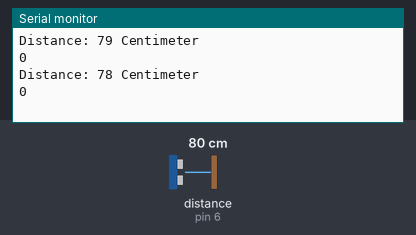
The sketch below on a simulated Arduino Uno, built with avr-gcc and run on an emulated ATmega328P. Shown: the last lines printed to the serial monitor. Wiring (inferred from the names in the program): ultrasonic range finder: trigger pin 5; echo pin 6. The inputs (shaded band) are chosen by the test bench; at power-on: distance to the obstacle (sensor on pin 6) 80 cm. The echo pulse lasts 58.3 µs per cm; WiFi joins after 1.5 s; servers stay silent unless stated.

Above: at 1.8 s.
1.9 s: distance to the obstacle (sensor on pin 6) set to 2 cm
At 2.8 s:
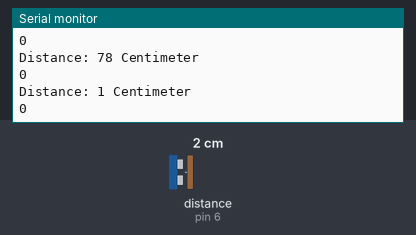
3.4 s: distance to the obstacle (sensor on pin 6) set to 4 cm
At 4.8 s:
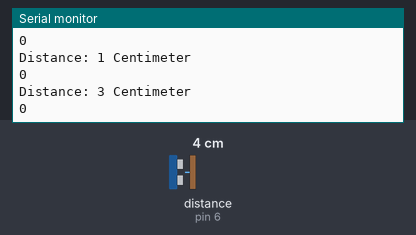
Timing chart, 0 to 6.4 s (numbered marks = the images above; inputs shaded):
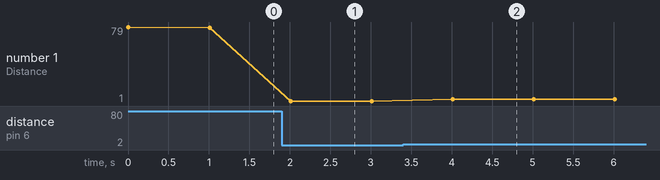

Measured:
- after the input at 1.9 s, the serial monitor: prints a new line after 0.11 s (image 1)
- after the input at 3.4 s, the serial monitor: prints a new line after 0.61 s (image 2)
- plotted number 1: 78 → 1 after the input at 1.9 s, 1 → 3 after the input at 3.4 s

The sketch:

Client2_Program.ino
```cpp
//Program Arduino Client 2 (Ultrasonic)

#include <SPI.h>                        //Library arduino untuk mengatifkan atau agar dapat menggunakan komunikasi Serial Periperal Interface (SPI)
#include <Ethernet.h>                   //Library arduino untuk mengatifkan atau agar dapat menggunakan Ethernet Shield
#include <EthernetUdp.h>                //Library arduino untuk mengatifkan atau agar dapat berkomunikasi ethernet menggunakan udp

const int trigPin = 5;
const int echoPin = 6;

long duration;
int distance;

char thisChar;
                                        //Mac Address yang digunakan masing-masing device harus unik
byte mac[] = {                          //Mac Address Arduino
  0xDE, 0xAD, 0xBE, 0xEF, 0xFE, 0x02
};

                                        //IP Address yang digunakan
                                        //IP Address harus berbeda setiap device yang terkoneksi dalam jaringan yang sama
IPAddress ip(192, 168, 1, 179);         //IP Address Arduino Pengirim Data

EthernetServer server(80);              //Membuka akses port 80 untuk protokol TCP

EthernetUDP Udp;                        //Menginisialisasi atau membuat variabel Udp sebagai komunikasi UDP
char packetBuffer[UDP_TX_PACKET_MAX_SIZE];          //Variabel untuk menerima data

void setup(){                           //Program Arduino untuk melakukan setup pada pin dan berbagai hal yang diinginkan seperti baudrated
  Ethernet.begin(mac, ip);              //Inisialisasi Ethernet dengan MAC Address dan IP Address yang didefinisikan diatas
                                        //Membuka koneksi dan menunggu koneksi dari client
  server.begin();                       //Arduino membuka koneksi port 9000 sebagai port untuk masuknya data dalam komunikasi ethernet TCP
  Serial.begin(9600);                   //Serial akan menggunakan baudrate 9600 dalam berkomunikasi serial (Berkomunikasi dengan Komputer)

  Udp.begin(9000);                      //Arduino membuka koneksi port 9000 sebagai port untuk masuknya data dalam komunikasi ethernet UDP

  pinMode(trigPin, OUTPUT); // Sets the trigPin as an Output
  pinMode(echoPin, INPUT); // Sets the echoPin as an Input
}

void loop(){                            //Program Arduino yang digunakan untuk berbagai keadaan yang ingin kita ulangi prosesnya

  // Clears the trigPin
  digitalWrite(trigPin, LOW);
  delayMicroseconds(2);

  // Sets the trigPin on HIGH state for 10 micro seconds
  digitalWrite(trigPin, HIGH);
  delayMicroseconds(10);
  digitalWrite(trigPin, LOW);

  // Reads the echoPin, returns the sound wave travel time in microseconds
  duration = pulseIn(echoPin, HIGH);

  // Calculating the distance
  distance= duration*0.034/2;

  // Prints the distance on the Serial Monitor
  Serial.print("Distance: ");
  Serial.print(distance);
  Serial.println(" Centimeter");

  int packetSize = Udp.parsePacket();               //Menginisialisasi variabel packetSize agar memiliki nilai yang sama dengan Udp.persePacket()
  Serial.println(packetSize);
  if(packetSize){                                   //Jika packetSize sama nilainya dengan Udp.persePacket maka kondisi if dikerjakan
    Serial.print("Received packet of size ");       //Kalimat "Received packet of size " akan dikirimkan ke Laptop atau Komputer (dapat dilihat di Serial Monitor)
    Serial.println(packetSize);                     //Data varibel packetSize akan dikirimkan ke Laptop atau Komputer (dapat dilihat di Serial Monitor)
    Serial.print("From IP Address ");               //Kalimat "From IP Address" akan dikirimkan ke Laptop atau Komputer (dapat dilihat di Serial Monitor)
    IPAddress remote = Udp.remoteIP();              //Membaca IP yang mengirim data
    for (int i = 0; i < 4; i++){                    //Pengulangan for akan dialakukan jika nilai i lebih kecil dari 4 dan i diincrementkan
      Serial.print(remote[i], DEC);                 //Alamat IP pengirim data akan dikirimkan ke Laptop atau Komputer (dapat dilihat di Serial Monitor)
      if (i < 3){                                   //Jika i lebih kecil dari 3 maka kondisi if dikerjakan
        Serial.print(".");                          //Kalimat "." akan dikirimkan ke Laptop atau Komputer (dapat dilihat di Serial Monitor)
      }
    }

    Serial.print(" port ");                         //Kalimat "Port" akan dikirimkan ke Laptop atau Komputer (dapat dilihat di Serial Monitor)
    Serial.println(Udp.remotePort());               //Port yang digunakan dalam komunikasi akan dikirimkan ke Laptop atau Komputer (dapat dilihat di Serial Monitor)
    Udp.read(packetBuffer, UDP_TX_PACKET_MAX_SIZE); //Menerima data dari UDP
    Serial.print("Data Server: ");                  //Kalimat "Data: " akan dikirimkan ke Laptop atau Komputer (dapat dilihat di Serial Monitor)
    Serial.println(packetBuffer);                   //Data varibel packetBuffer akan dikirimkan ke Laptop atau Komputer (dapat dilihat di Serial Monitor)

    if (packetSize == 1){
      Udp.beginPacket("192.168.1.177",9000);
      Udp.print(distance);
      Udp.endPacket();                      //Mengakhiri pengiriman data Udp.beginPacket("192.168.1.177",9000); //Arduino mengirim data ke IP Address tujuan dan port tujuan
      delay(10);
    }
  }

  delay(1000);
}
```
